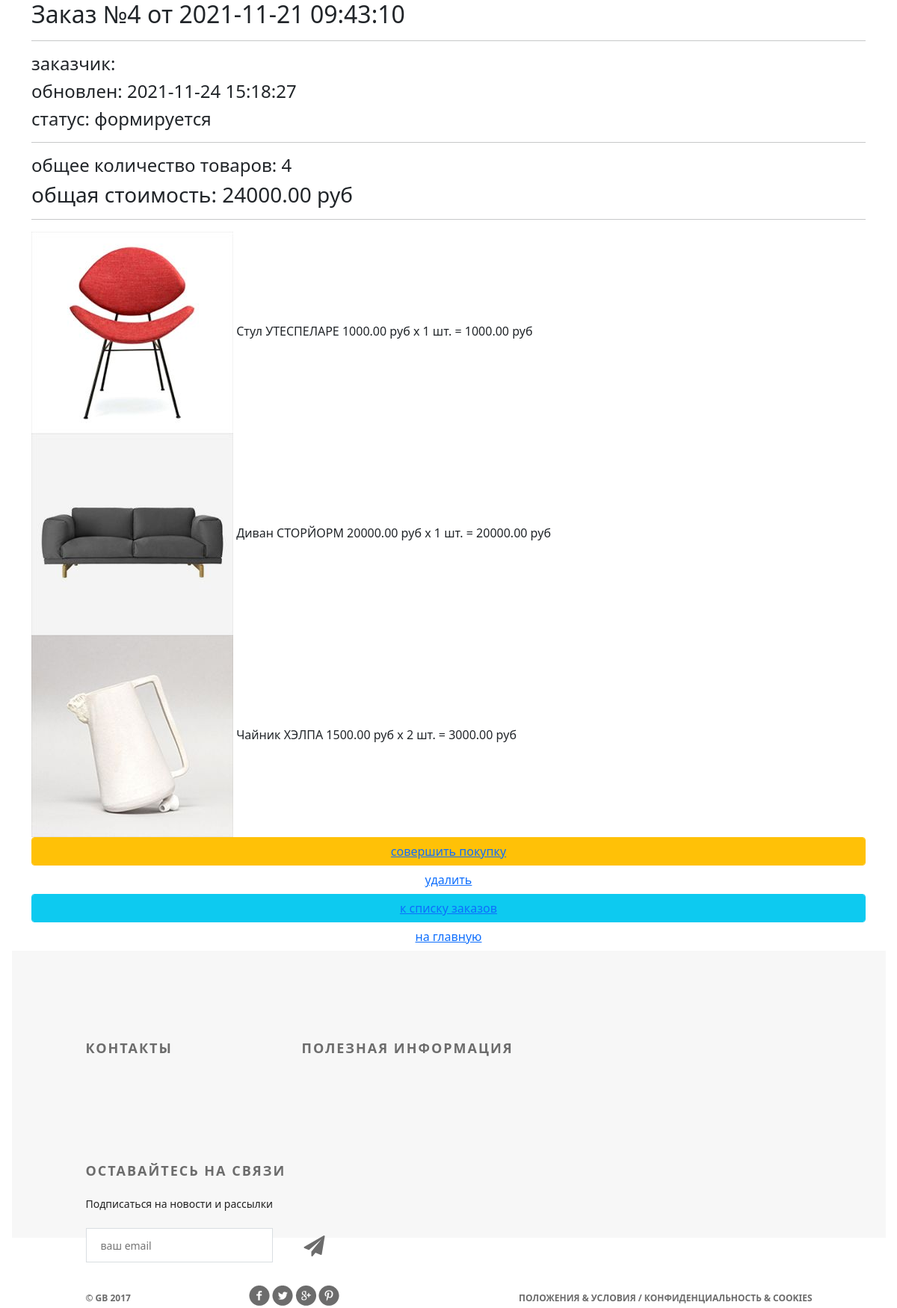
The page /orders/read/4/ on the database its author committed.
### ordersapp/models.py (models this page shows, shortened)
class Order(models.Model):
    FORMING = 'FM'
    SENT_TO_PROCEED = 'STP'
    PROCEEDED = 'PRD'
    PAID = 'PD'
    READY = 'RDY'
    CANCEL = 'CNC'
    FINISHED = 'FND'
    ORDER_STATUS_CHOICES = (
        (FORMING, 'формируется'),
        (SENT_TO_PROCEED, 'отправлен в обработку'),
        (PAID, 'оплачен'),
        (PROCEEDED, 'обрабатывается'),
        (READY, 'готов к выдаче'),
        (CANCEL, 'отменен'),
        (FINISHED, 'выдан'),
    )
    user = models.ForeignKey(
        settings.AUTH_USER_MODEL,
        on_delete=models.CASCADE
    )
    created = models.DateTimeField(
        verbose_name='создан',
        auto_now_add=True
    )
    updated = models.DateTimeField(
        verbose_name='обновлен',
        auto_now=True
    )
    status = models.CharField(
        verbose_name='статус',
        max_length=3,
        choices=ORDER_STATUS_CHOICES,
        default=FORMING
    )
    is_active = models.BooleanField(
        verbose_name='активен',
        default=True
    )
    class Meta:
        ordering = ('-created',)
        verbose_name = 'заказ'
        verbose_name_plural = 'заказы'
    def get_total_quantity(self):
        items = self.orderitems.select_related()
        return sum(list(map(lambda x: x.quantity, items)))
    def get_total_cost(self):
        items = self.orderitems.select_related()
        return sum(list(map(lambda x: x.quantity * x.product.price, items)))

class OrderItem(models.Model):
    order = models.ForeignKey(
        Order,
        related_name="orderitems",
        on_delete=models.CASCADE
    )
    product = models.ForeignKey(
        Product,
        verbose_name='продукт',
        on_delete=models.CASCADE
    )
    quantity = models.PositiveIntegerField(
        verbose_name='количество',
        default=0
    )
    def get_product_cost(self):
        return self.product.price * self.quantity

### mainapp/models.py (models this page shows, shortened)
class Product(models.Model):
    category = models.ForeignKey(
        ProductCategory,
        on_delete=models.CASCADE
    )
    style_category = models.ForeignKey(
        StyleCategory,
        on_delete=models.CASCADE
    )
    name = models.CharField(
        verbose_name='имя продукта',
        max_length=128
    )
    image = models.ImageField(
        upload_to='products_images',
        blank=True
    )
    short_desc = models.CharField(
        verbose_name='краткое описание продукта',
        max_length=60,
        blank=True
    )
    description = models.TextField(
        verbose_name='описание продукта',
        blank=True
    )
    price = models.DecimalField(
        verbose_name='цена продукта',
        max_digits=8,
        decimal_places=2,
        default=0
    )
    quantity = models.PositiveIntegerField(
        verbose_name='количество на складе',
        default=0
    )
    is_active = models.BooleanField(
        verbose_name='активность',
        default=True
    )

class ProductCategory(models.Model):
    name = models.CharField(
        verbose_name='имя',
        max_length=64,
        unique=True
    )
    description = models.TextField(
        verbose_name='описание',
        blank=True
    )
    created = models.DateTimeField(
        auto_now_add=True
    )
    updated = models.DateTimeField(
        auto_now=True
    )
    is_active = models.BooleanField(
        verbose_name='активность',
        default=True
    )

### ordersapp/views.py (the view)
# urls.py: path('read/<int:pk>/', ordersapp.OrderRead.as_view(), name='order_read'),
class OrderRead(DetailView):
    model = Order
    def get_context_data(self, **kwargs):
        context = super(OrderRead, self).get_context_data(**kwargs)
        context['title'] = 'заказ/просмотр'
        return context

### adminapp/templatetags/my_tags.py (called while the page is built)
def media_folder_products(string):
    if not string:
        string = 'products_images/default.jpg'
    return f'{settings.MEDIA_URL}{string}'

### mainapp/context_processor.py (called while the page is built)
def basket(request):
    print(f'context processor basket works')
    basket = []
    if request.user.is_authenticated:
        basket = Basket.objects.filter(user=request.user)
    return {'basket': basket, }

### ordersapp/templates/ordersapp/order_detail.html
{% extends "geekshop/base.html" %}
{% load static %}
{% load my_tags %}
{% block container_content %}
   {% include 'ordersapp/includes/inc_order_summary.html' %}
   <div class="basket_list">
       {% for item in object.orderitems.select_related %}
           <div class="basket_record">
               <img src="{{ item.product.image|media_folder_products }}"
                    alt="{{ item.product.short_desc }}">
               <span class="category_name">
                   {{ item.product.category.name }}
               </span>
               <span class="product_name">{{ item.product.name }}</span>
               <span class="product_price">
                   {{ item.product.price }}&nbspруб
               </span>
               <span class="product_quantitiy">
                   x {{ item.quantity }} шт.
               </span>
               <span class="product_cost">
                    = {{ item.get_product_cost }}&nbspруб
               </span>
           </div>
       {% endfor %}
   </div>
   {% include 'ordersapp/includes/inc_order_actions.html' %}
{% endblock %}

### ordersapp/templates/ordersapp/includes/inc_order_summary.html (shortened to what this page needs)
{% if object %}
   <div class="h2">Заказ №{{ object.pk }} от {{ object.created|date:"Y-m-d H:i:s" }}</div>
   <hr>
   <div class="h4">заказчик: {{ user.last_name }} {{ user.first_name }} </div>
   <div class="h4">обновлен: {{ object.updated|date:"Y-m-d H:i:s" }}</div>
   <div class="h4">cтатус: {{ object.get_status_display }}</div>
   <hr>
   <div class="h4">
       общее количество товаров: <span class="order_total_quantity">{{ object.get_total_quantity }}</span>
   </div>
   <div class="h3">
       общая стоимость: <span class="order_total_cost">{{ object.get_total_cost }}</span> руб
   </div>
{% endif %}
<hr>

### geekshop/static/geekshop/style.css (style rules this page uses)
* { margin: 0; padding: 0; }
body { font-family: 'Montserrat', sans-serif; }
html, body { height: 100%; }

### rows shown on the page
Order: updated "2021-11-24 15:18:27", status "формируется", get_total_quantity "4", get_total_cost "24000.00"
OrderItem: product.image|media_folder_products (picture), product.category.name "Стул", product.name "УТЕСПЕЛАРЕ", product.price "1000.00", quantity "1", get_product_cost "1000.00"
OrderItem: product.image|media_folder_products (picture), product.category.name "Диван", product.name "СТОРЙОРМ", product.price "20000.00", quantity "1", get_product_cost "20000.00"
OrderItem: product.image|media_folder_products (picture), product.category.name "Чайник", product.name "ХЭЛПА", product.price "1500.00", quantity "2", get_product_cost "3000.00"
